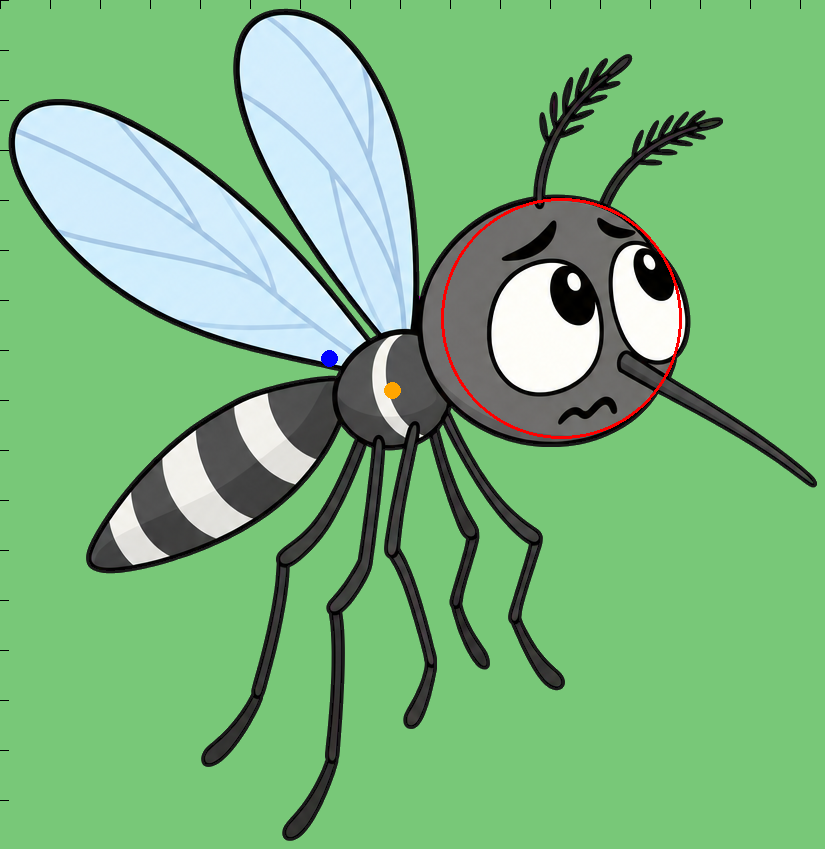
#> input picture shorts-studio/images/mosquito/qa_marks.png, 825 x 849 px
$ python key.py mosquito/qa_marks.png mosquito/qa_marks.png
#> lines starting #> are read from the running program, lines starting #| are printed output that depends on the picture; after the words box and inside, x2 and y2 are one past the last pixel; in counts of white or black regions, pixels touching at a corner belong together
"""key.py in.png out.png  -  flat background colour -> transparent.

Pictures are generated on a plain light-blue background (#9BCFFD). Every pixel close to the border colour is
removed when it belongs to a big enough connected area (border-connected or enclosed, e.g. between an arm and the
body). A thin band next to the removed area gets a soft alpha and is un-blended from the background colour.
"""
import sys
import numpy as np
import cv2
from PIL import Image


def key(src: str, dst: str, thr: float = 60.0, min_area: int = 250) -> None:
#> called with src = 'mosquito/qa_marks.png', dst = 'mosquito/qa_marks.png', thr = 60, min_area = 250
    im = np.asarray(Image.open(src).convert("RGB")).astype(np.float32)
    h, w, _ = im.shape
#> h = 849; w = 825
    border = np.concatenate([im[0], im[-1], im[:, 0], im[:, -1]])
    bgc = np.median(border, 0)
#> bgc = [120, 200, 120]
    dist = np.sqrt(((im - bgc) ** 2).sum(2))
    near = (dist < thr).astype(np.uint8)
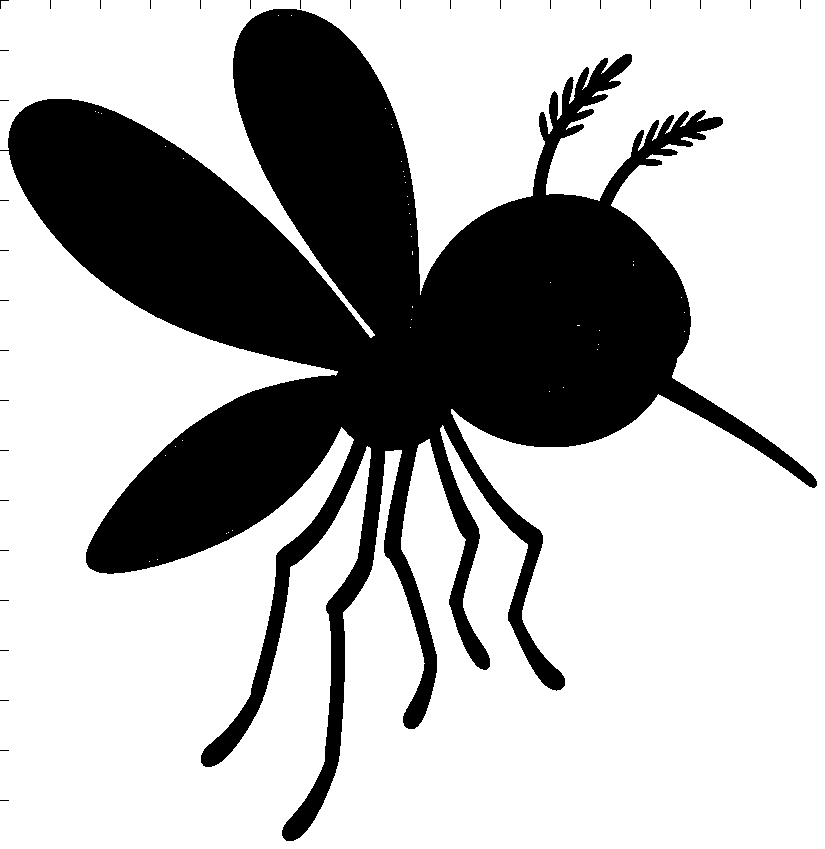
#> near: shape (849, 825); values 0 (black) and 1 (white), 69.7% white; 33 black regions (32 under 20 px), largest, box (x1, y1, x2, y2) and area: (0, 9, 817, 841) 211695
    n, lab, stats, _ = cv2.connectedComponentsWithStats(near, connectivity=4)
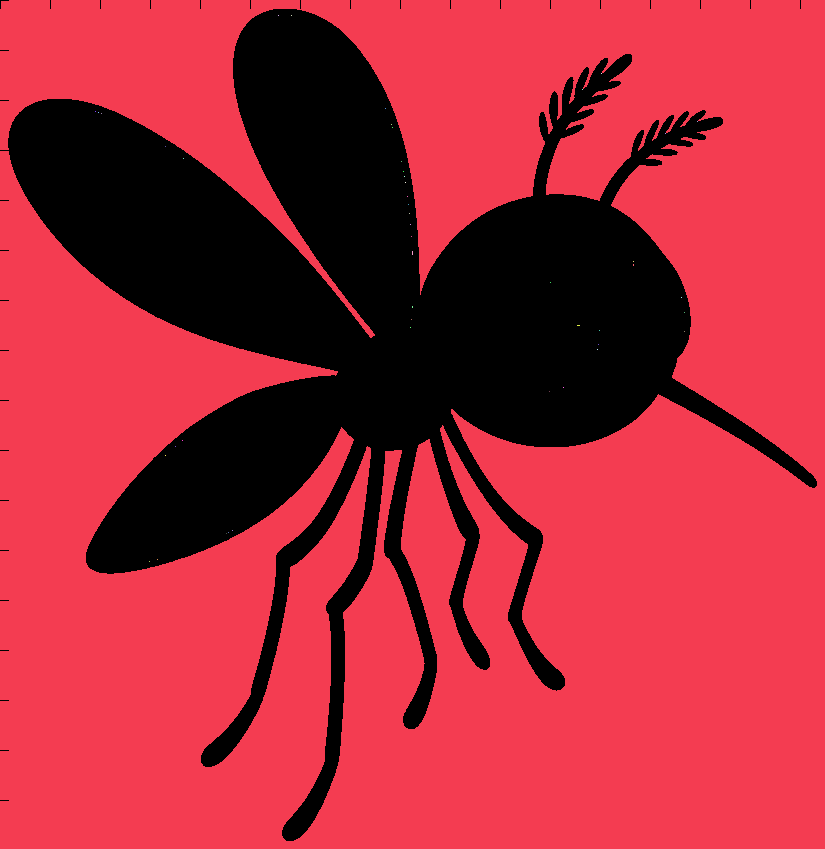
#> lab: shape (849, 825) int32; 49 distinct labels, from 0 to 48; one colour per label, 0 black
#> n = 49; stats = 49 rows, first 6: [0, 0, 817, 841, 211991], [0, 0, 825, 849, 488380], [278, 15, 1, 1, 1], [291, 15, 1, 1, 1], [601, 73, 1, 1, 1], [582, 89, 1, 1, 1]
    bg = np.zeros((h, w), bool)
    for i in range(1, n):
        x, y, bw, bh, area = stats[i]
        touches = x == 0 or y == 0 or x + bw == w or y + bh == h
        if touches or area >= min_area:
            bg |= lab == i
#> this loop made 48 passes
    # soft edge: pixels within 2 px of the background, alpha from colour distance
    k = cv2.getStructuringElement(cv2.MORPH_ELLIPSE, (5, 5))
    band = cv2.dilate(bg.astype(np.uint8), k).astype(bool) & ~bg
#> band: shape (849, 825) bool; 2.5% white in thin lines or dots
    alpha = np.ones((h, w), np.float32)
    alpha[bg] = 0
    a_band = np.clip((dist - thr * 0.35) / (thr * 1.6), 0, 1)
    alpha[band] = np.maximum(a_band[band], 0.0)
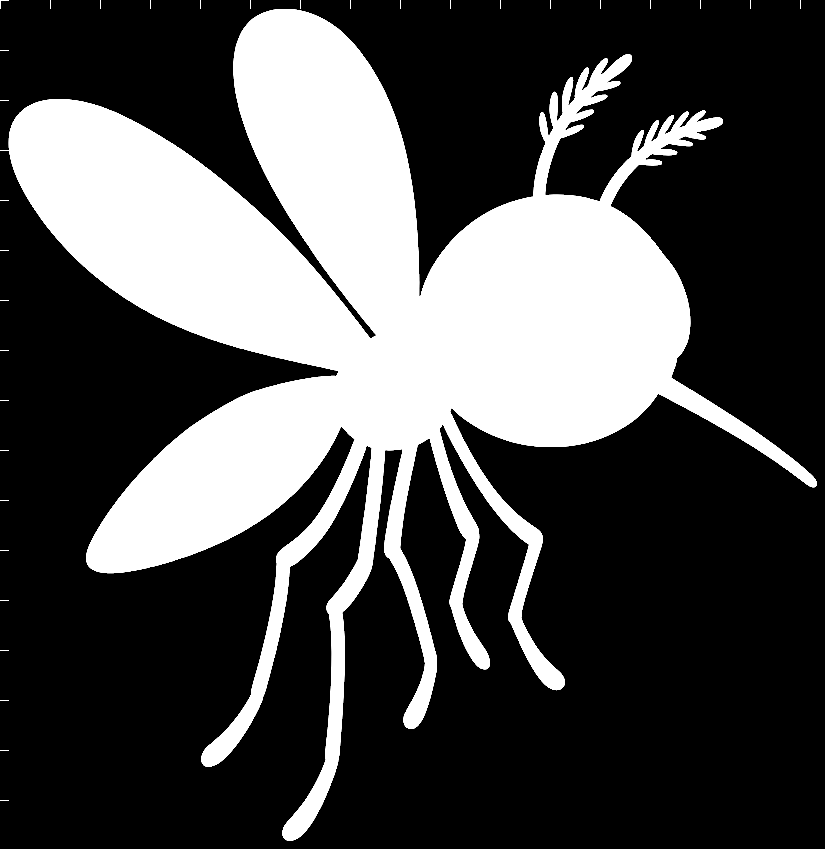
#> alpha: shape (849, 825) float32; min 0, max 1, mean 0.302
    # un-blend: C = a*F + (1-a)*B  ->  F = (C - (1-a)*B) / a
    out = im.copy()
    a3 = np.clip(alpha, 0.08, 1)[..., None]
    unb = (im - (1 - a3) * bgc) / a3
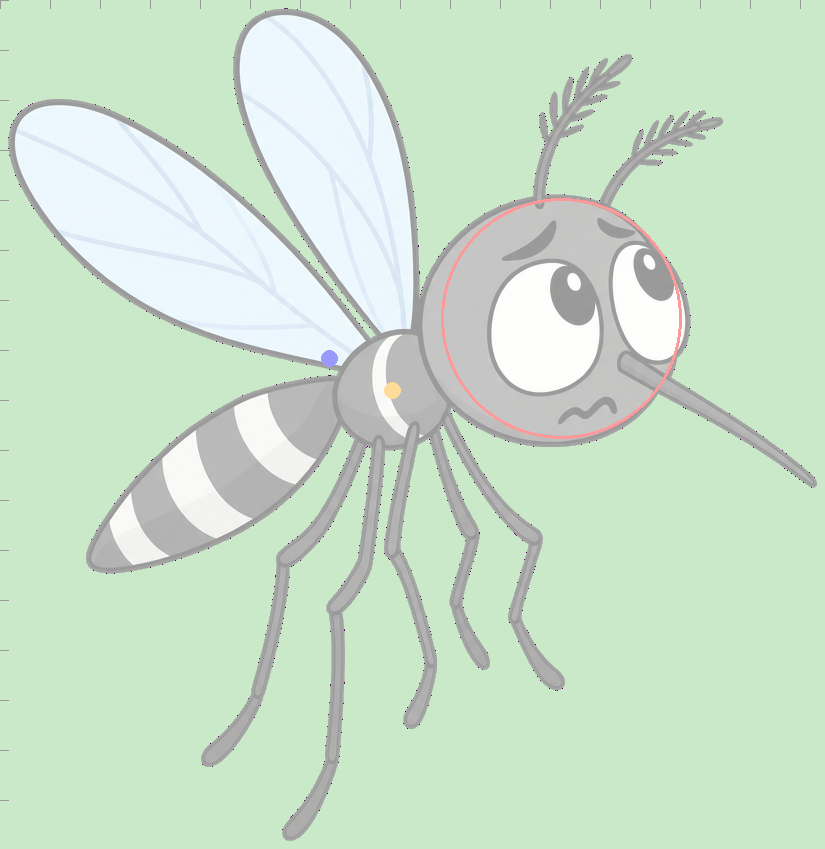
#> unb: shape (849, 825, 3) float32; mean R, G, B 124, 181.9, 127.7; drawn with min black and max white
    out[band] = np.clip(unb[band], 0, 255)
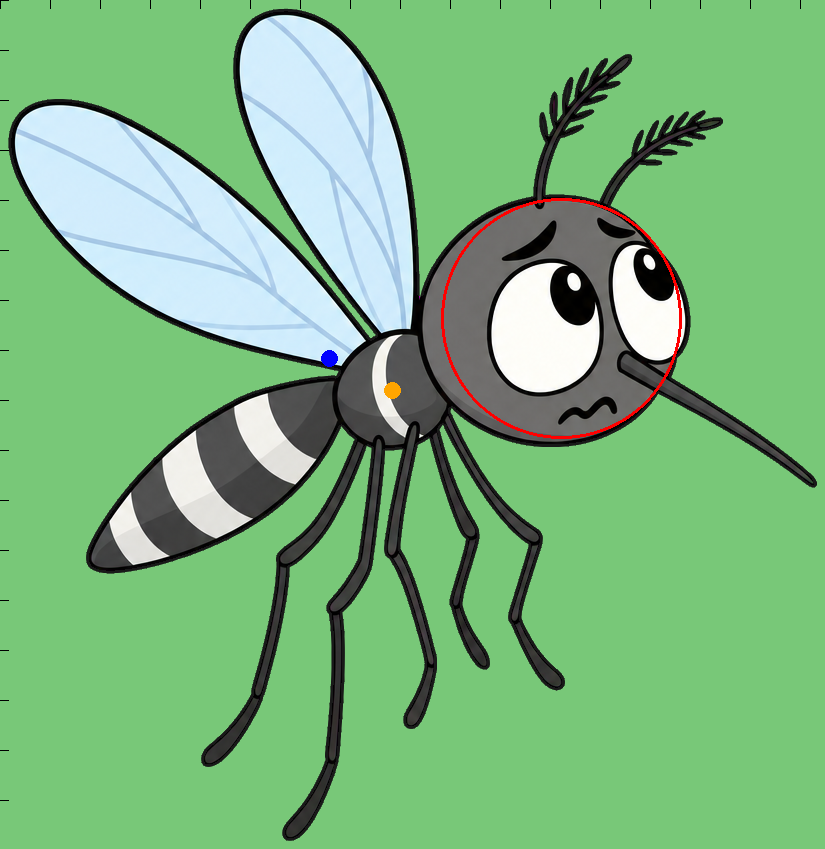
#> out: shape (849, 825, 3) float32; mean R, G, B 124.2, 182.3, 127.9
    rgba = np.dstack([out, alpha * 255]).astype(np.uint8)
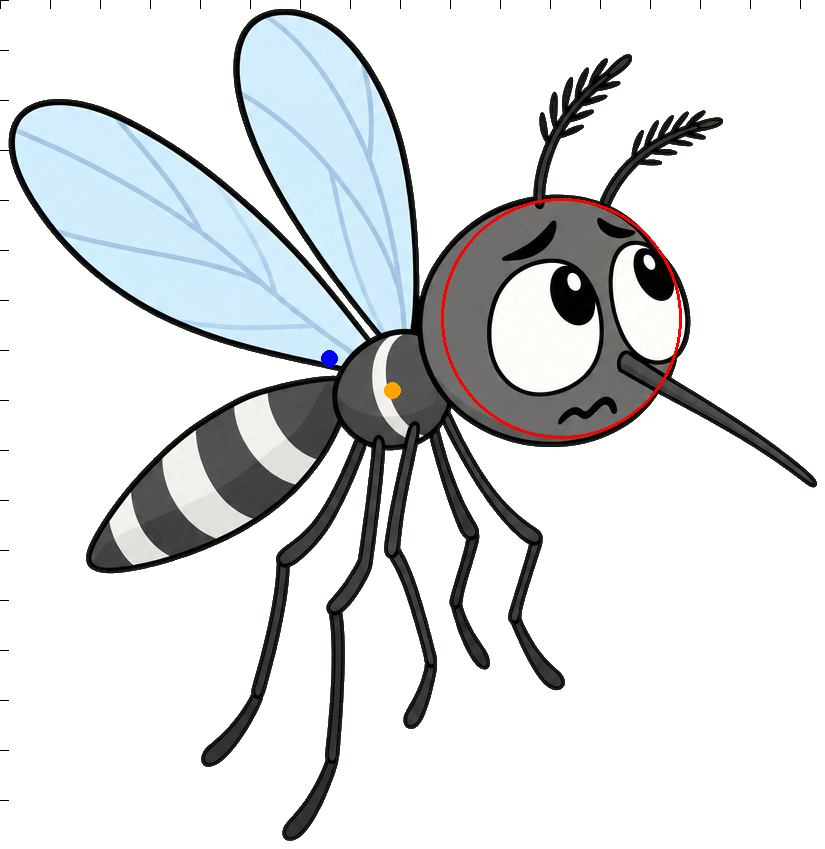
#> rgba: shape (849, 825, 4); mean R, G, B, A 124.2, 182.3, 128, 77; transparent parts drawn white
    Image.fromarray(rgba, "RGBA").save(dst)
    print(f"{dst}: bg={bgc.astype(int).tolist()} removed={bg.mean():.1%}")
#| mosquito/qa_marks.png: bg=[120, 200, 120] removed=69.7%


if __name__ == "__main__":
    key(sys.argv[1], sys.argv[2])
